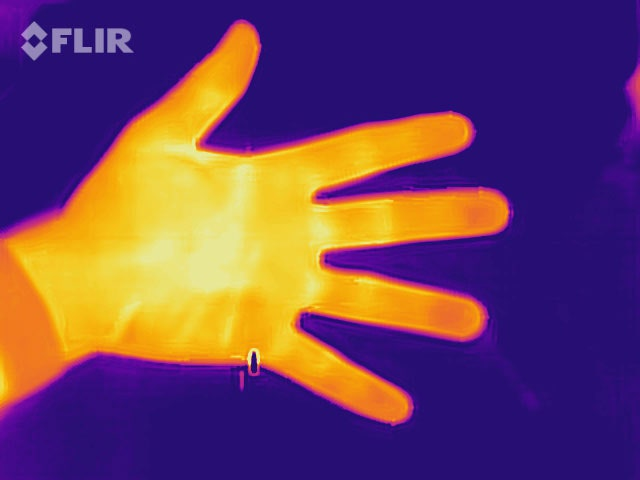
#> input picture TASK 2/Science_irhand.jpg, 640 x 480 px, found by its file name
$ python IR_image_detection.py
#> lines starting #> are read from the running program, lines starting #| are printed output that depends on the picture; after the words box and inside, x2 and y2 are one past the last pixel; in counts of white or black regions, pixels touching at a corner belong together
import cv2
from draw_contours import getContours
import numpy as np
import matplotlib.pyplot as plt

src_img = cv2.imread("TASK 2/Science_irhand.jpg")
#> src_img is the input picture: shape (480, 640, 3); mean B, G, R 95.7, 67.4, 110.6
imgContour = src_img.copy()
custom_kernel = np.array([[0, -1, 0],
                          [-1, 5, -1],
                          [0, -1, 0]])
# imgblur = cv2.bilateralFilter(src_img, 9, 75, 75)
imgblur = cv2.filter2D(src_img, -1, custom_kernel)
imghsv = cv2.cvtColor(src_img, cv2.COLOR_BGR2HSV)
#> imghsv: shape (480, 640, 3); mean H, S, V 95.6, 218.2, 159.5
imgGray = cv2.cvtColor(src_img, cv2.COLOR_BGR2GRAY)
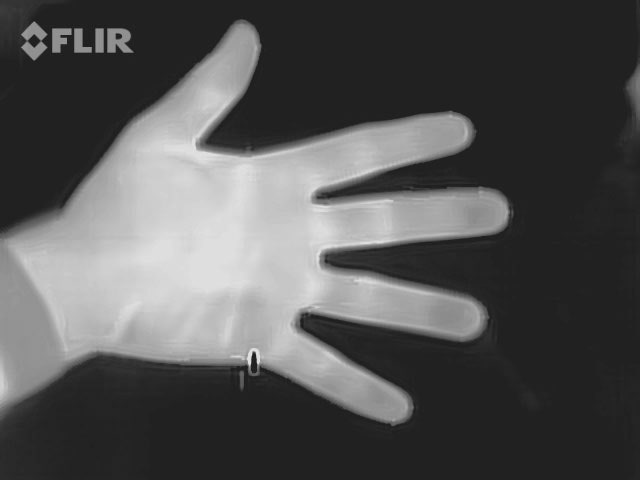
#> imgGray: shape (480, 640); min 17, max 232, mean 83.5

heat_min = np.array([5, 50, 50], np.uint8)
heat_max = np.array([30, 255, 255], np.uint8)
orange_filter = cv2.inRange(imghsv, heat_min, heat_max)
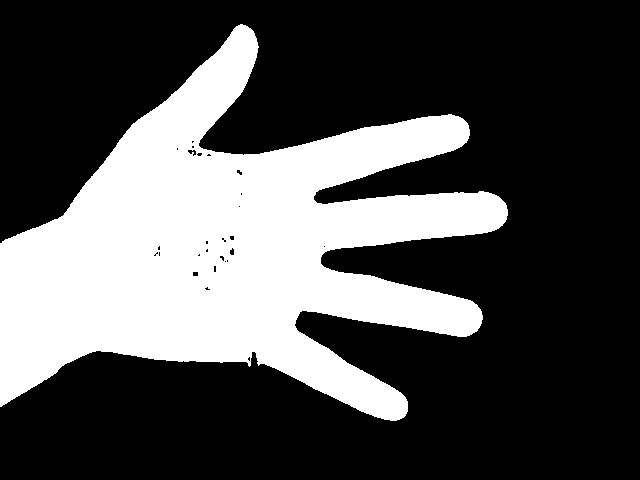
#> orange_filter: shape (480, 640); 30.9% white; 1 white region, box (x1, y1, x2, y2) and area: (0, 24, 508, 421) 94910

kernel = np.ones((5,5))
imgDilate = cv2.dilate(orange_filter, kernel=kernel)
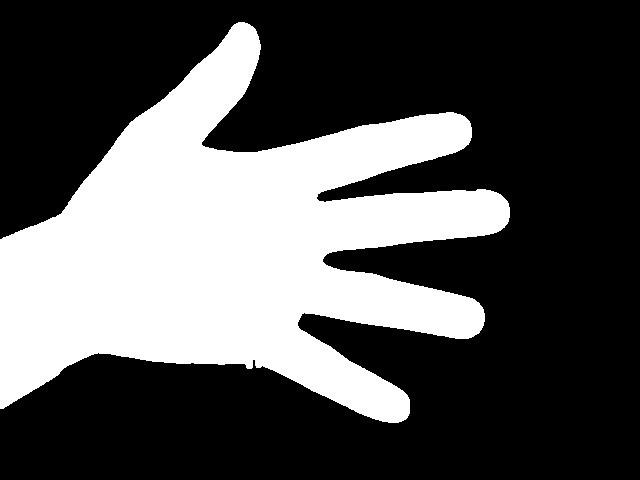
#> imgDilate: shape (480, 640); 32.9% white; 1 white region, box (x1, y1, x2, y2) and area: (0, 22, 510, 423) 101008

imgCanny = cv2.Canny(imgblur, 100, 350, apertureSize=3)
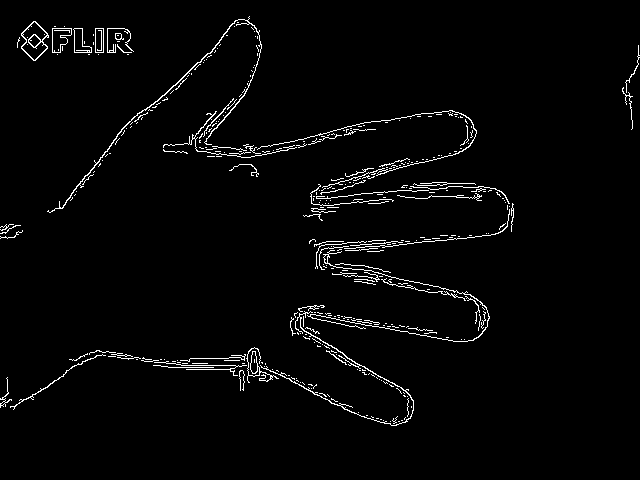
#> imgCanny: shape (480, 640); 2.5% white in thin lines or dots, all inside (x1, y1, x2, y2) = (0, 16, 640, 426)
edges = cv2.bitwise_and(imgDilate, imgCanny)
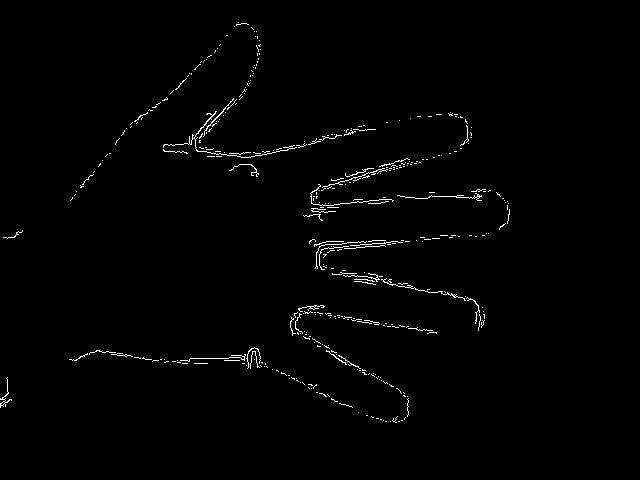
#> edges: shape (480, 640); 1.1% white in thin lines or dots, all inside (x1, y1, x2, y2) = (0, 22, 510, 423)


cv2.imshow("ORIGINAL", src_img)
cv2.imshow("BLURRED", imgblur)
cv2.imshow("GRAY SCALE", imgGray)
cv2.imshow("DILATED", imgDilate)
cv2.imshow("CANNY", imgCanny)
cv2.imshow("EDGES", edges)

cv2.waitKey()
cv2.destroyAllWindows()

$ run again, with TASK 2/Areaofhand_OpenCV.jpg copied over TASK 2/Science_irhand.jpg
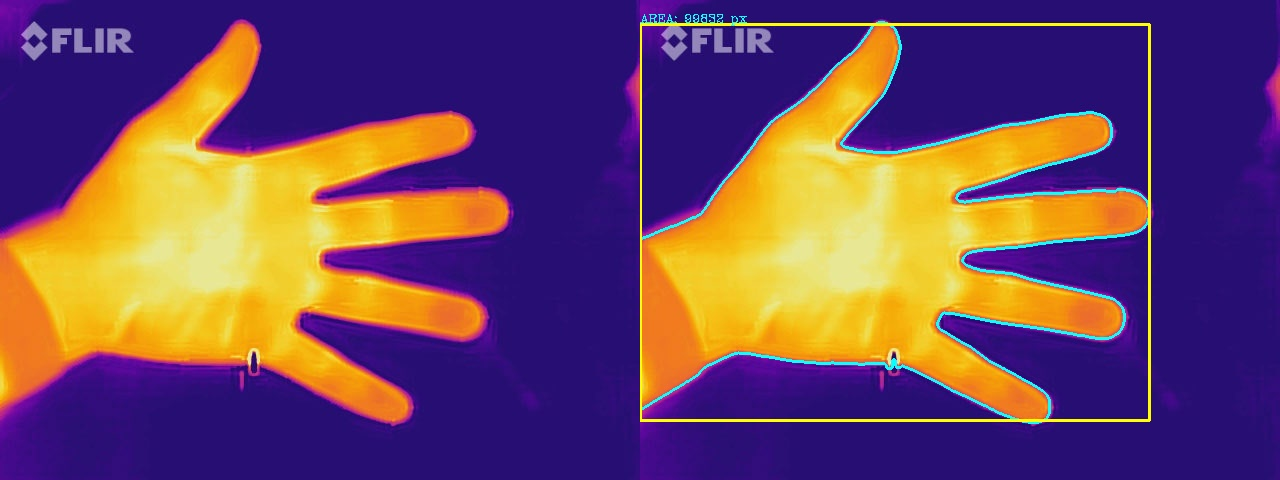
#> input picture TASK 2/Areaofhand_OpenCV.jpg, 1280 x 480 px, found by its file name
#> src_img is the input picture: shape (480, 1280, 3); mean B, G, R 96.2, 71.5, 110.3
#> imghsv: shape (480, 1280, 3); mean H, S, V 93.9, 216.5, 160.1
#> `orange_filter = cv2.inRange(imghsv, heat_min, heat_max)`:
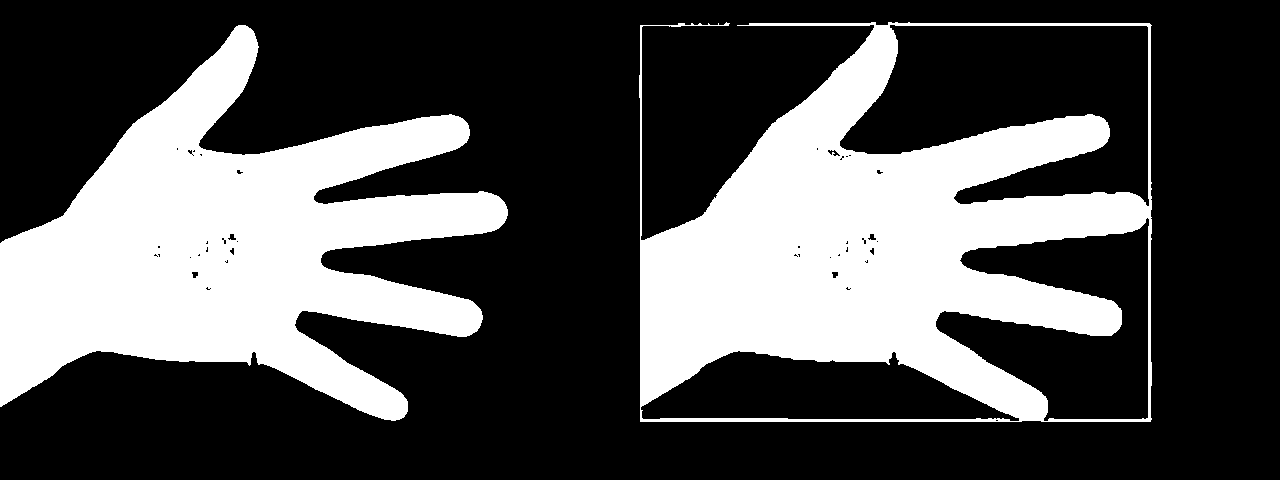
#> orange_filter: shape (480, 1280); 31.7% white; 2 white regions, box (x1, y1, x2, y2) and area: (639, 22, 1152, 422) 99951, (0, 25, 508, 421) 94874
#> imgDilate: shape (480, 1280); 34.8% white; 2 white regions, box (x1, y1, x2, y2) and area: (637, 20, 1154, 424) 112742, (0, 23, 510, 423) 100905
#> imgCanny: shape (480, 1280); 3% white in thin lines or dots
#> `edges = cv2.bitwise_and(imgDilate, imgCanny)`:
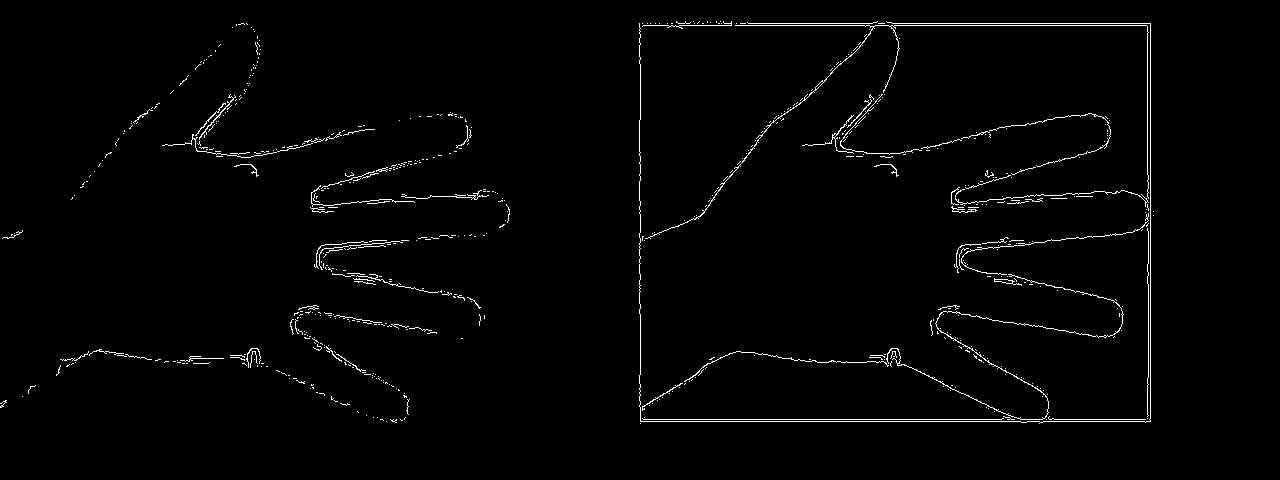
#> edges: shape (480, 1280); 1.6% white in thin lines or dots, all inside (x1, y1, x2, y2) = (0, 21, 1154, 424)
